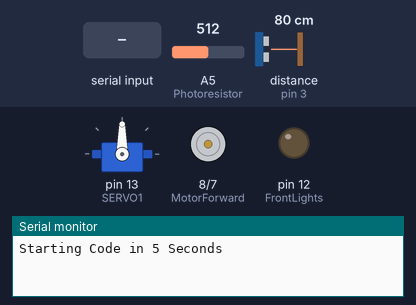
This sketch was run on a simulated Arduino Uno, built with avr-gcc and run on an emulated ATmega328P. Parts: servo, motor-driver pin pairs drawn as motors (green arrow = first pin HIGH = forward, orange = second pin HIGH = backward, longer = more drive), output pins drawn as LEDs (lit = HIGH), the last lines printed to the serial monitor. The test bench sets the inputs (shaded band); at power-on: A5 (Photoresistor) = 512, distance to the obstacle (sensor on pin 3) 80 cm. The echo pulse lasts 58.3 µs per cm; pins used as bus, display or sensor lines are not drawn.

Above: at 6.2 s.
6.3 s: "F" received over the second serial link
At 7.2 s:
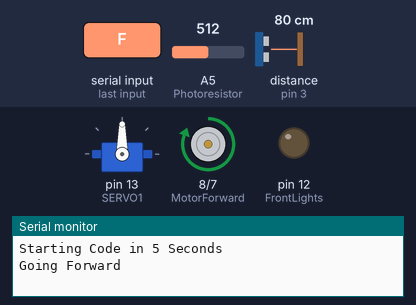
7.8 s: "B" received over the second serial link
At 8.3 s:
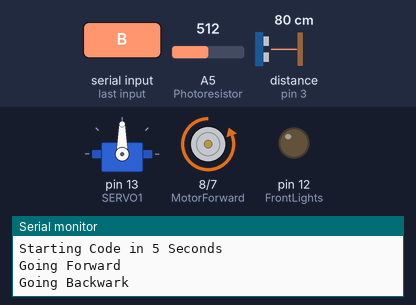
9.3 s: "V" received over the second serial link
At 12.2 s:
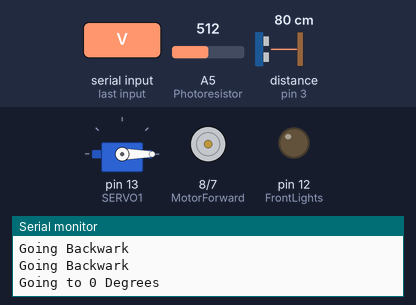
Timing chart, 0 to 18.3 s (numbered marks = the images above; inputs shaded):
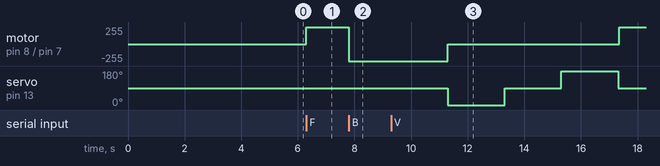

Measured:
- after the input at 6.3 s, motor on pin 8 (MotorForward) / pin 7 (MotorBack): stopped → forward 255/255 at once
- after the input at 7.8 s, motor on pin 8 (MotorForward) / pin 7 (MotorBack): forward 255/255 → backward 255/255 at once
- after the input at 9.3 s, motor on pin 8 (MotorForward) / pin 7 (MotorBack): backward 255/255 → stopped after 2.0 s, → forward 255/255 6.1 s later; servo on pin 13 (SERVO1): 90° → 0° after 2.0 s, → 90° 2.0 s later, → 180° 2.0 s later, → 90° 2.0 s later

The sketch:

Final.ino
```cpp
#include <Servo.h>    //including servo libaries
#include <SoftwareSerial.h>
#define SERVO1 13
#define Photoresistor A5
#define MotorBack 7
#define MotorForward 8
#define MotorLeft 9
#define MotorRight 11
#define trig 2
#define echo 3
#define FrontLights 12

SoftwareSerial mySerial(0, 1); // RX | TX
int val;    //variable to hold Serial.reads value
int ultrasounddelay = 2000;
int sensityofdistance = 20;
int sensitofPhotoresistor = 500;
long duration;    //how long it took ultrasonic sensor to recieve sound wave
long distance;    //the calculated distance to an object
int distanceArray[3];   //array to hold values of distance at each
Servo s1;   //name of servo
int pos = 90;    //position variable for servo
int i = 0;    //variable for loops
int maxdegree = 2;   //maxdegree that servo can reach
int stepdegree = 90;    //servo will rotate in 10 degree increments
int maxValue = 0;   //global variable for max value of photoresistor
int locaofmaxValue = 0;   //location of the max value, At which degree was this

void setup(){
  //defining pins and pinmodes
  pinMode(MotorBack, OUTPUT);
  pinMode(MotorLeft, INPUT);
  pinMode(MotorRight, INPUT);
  pinMode(MotorForward, OUTPUT);
  pinMode(FrontLights, OUTPUT);
  pinMode(trig, OUTPUT);
  pinMode(echo, INPUT);
  //setting all functions to LOW
  digitalWrite(MotorBack, LOW);
  digitalWrite(MotorForward, LOW);
  digitalWrite(MotorLeft, LOW);
  digitalWrite(MotorRight, LOW);
  digitalWrite(FrontLights, LOW);
  s1.attach(SERVO1);    //assign pin to servo
  s1.write(pos);    //rotate server to 90
  Serial.begin(9600);
  mySerial.begin(9600);   //starting bluetooth controller
  Serial.println("Starting Code in 5 Seconds");
  delay(5000);
}

void ultrasonic(){    //function to run ultrasonic sensor
  digitalWrite(trig, LOW);
  delayMicroseconds(2);
  digitalWrite(trig, HIGH);   //emmit a soundwave
  delayMicroseconds(10);
  digitalWrite(trig, LOW);
  duration = pulseIn(echo, HIGH);   //read the emitted soundwave
  distance = duration * 0.034 / 2;    //calculate the distance to object
}

void distancesensor(){    //function to check which direction has a least objects in its path
  for(pos = 0; pos <= maxdegree; pos++) { //loop to go from 0 to 180 in 90 degree increments
    Serial.print("Going to " ); Serial.print(pos * stepdegree); Serial.println(" Degrees");
    s1.write(pos * stepdegree);
    delay(ultrasounddelay);
    ultrasonic();
    distanceArray[pos] = distance;
    Serial.print("Array at spot " ); Serial.print(pos); Serial.print(" has value "); Serial.println(distanceArray[pos]);
  }
  s1.write(90);    //go back to 90
  delay(40);    //delay to wait for server to move to 90
  maxValue = distanceArray[i];
  locaofmaxValue = i;
  for(i = 0; i <= maxdegree; i++) {  //standard algorthim to find max value
    if(distanceArray[i] > maxValue) {
      maxValue = distanceArray[i];
      locaofmaxValue = i;
    }
  }
  distance = distanceArray[locaofmaxValue];
  Serial.print("Max Value is "); Serial.print(maxValue); Serial.print(" at Array Spot "); Serial.println(locaofmaxValue);
}

void scanning(){    //function to prevent the car from driving into an object
  while(distance > sensityofdistance) {
    ultrasonic();
  }
  Stop();
}

void Forward(){   //control motors to go forward
  digitalWrite(MotorBack, LOW);
  Serial.println("Going Forward");
  digitalWrite(MotorForward, HIGH);
}

void Backward(){    //control motors to go backwards
  digitalWrite(MotorForward, LOW);
  Serial.println("Going Backwark");
  digitalWrite(MotorBack, HIGH);
}

void Left(){    //control motors to go left
  digitalWrite(MotorRight, LOW);
  Serial.println("Turning Left");
  digitalWrite(MotorLeft, HIGH);
}

void Right(){   //control motors to go right
  digitalWrite(MotorLeft, LOW);
  Serial.println("Turning Right");
  digitalWrite(MotorRight, HIGH);
}

void Stop(){    //stop all motors
  digitalWrite(MotorForward, LOW);
  digitalWrite(MotorBack, LOW);
  digitalWrite(MotorLeft, LOW);
  digitalWrite(MotorRight, LOW);
}

void NoTurn(){    //reset the left and right motors to go striaght
  digitalWrite(MotorLeft, LOW);
  digitalWrite(MotorRight, LOW);
}

void Mode1(){   //ultrasonic mode
  if(distance <= sensityofdistance){   //once the car is really close to an object
      Backward();   //first go backward for 2 seconds then find which direction has the longest distance to an object
      delay(2000);
      Stop();
      distancesensor();
  }
  if(locaofmaxValue == 0 && distance > sensityofdistance){    //if the longest distance to an object is at 0 degrees
    Right();    //go right and forward and keep scanning the distance
    Forward();
    scanning();
  }
  if(locaofmaxValue == 1 && distance > sensityofdistance){    //if the longest distance to an object is at 90 degrees
    Forward();    //keep going forward and keep scanning the distance
    scanning();
  }
  if(locaofmaxValue == 2 && distance > sensityofdistance){    //if the longest distance to an obkect is at 180 degrees
    Left();   //go left and forward and keep scanning the distance
    Forward();
    scanning();
  }
}

void loop(){
  if(mySerial.available()){   //if bluetooth connection is available
    val = mySerial.read();    //read the values being recieved by Bluetooth controller
    //code for automatic headlights
    if(analogRead(Photoresistor)< sensitofPhotoresistor){
      digitalWrite(FrontLights, HIGH);
    }
    if(analogRead(Photoresistor) >= sensitofPhotoresistor){
      digitalWrite(FrontLights, LOW);
    }
    //code to check which button was pressed by the user on the smartphone app
    if(val == 'F'){
      Forward();
    }
    if(val == 'B'){
      Backward();
    }
    if(val == 'L'){
      Left();
    }
    if(val == 'R'){
      Right();
    }
    if(val == 'W'){
      NoTurn();
    }
    if(val == 'U'){
      Stop();
    }
    //if V is pressed then switch to Mode1 which is Ultrasonic mode/Autonomious Mode
    if(val == 'V'){
      Mode1();
    }
  }
}
```
